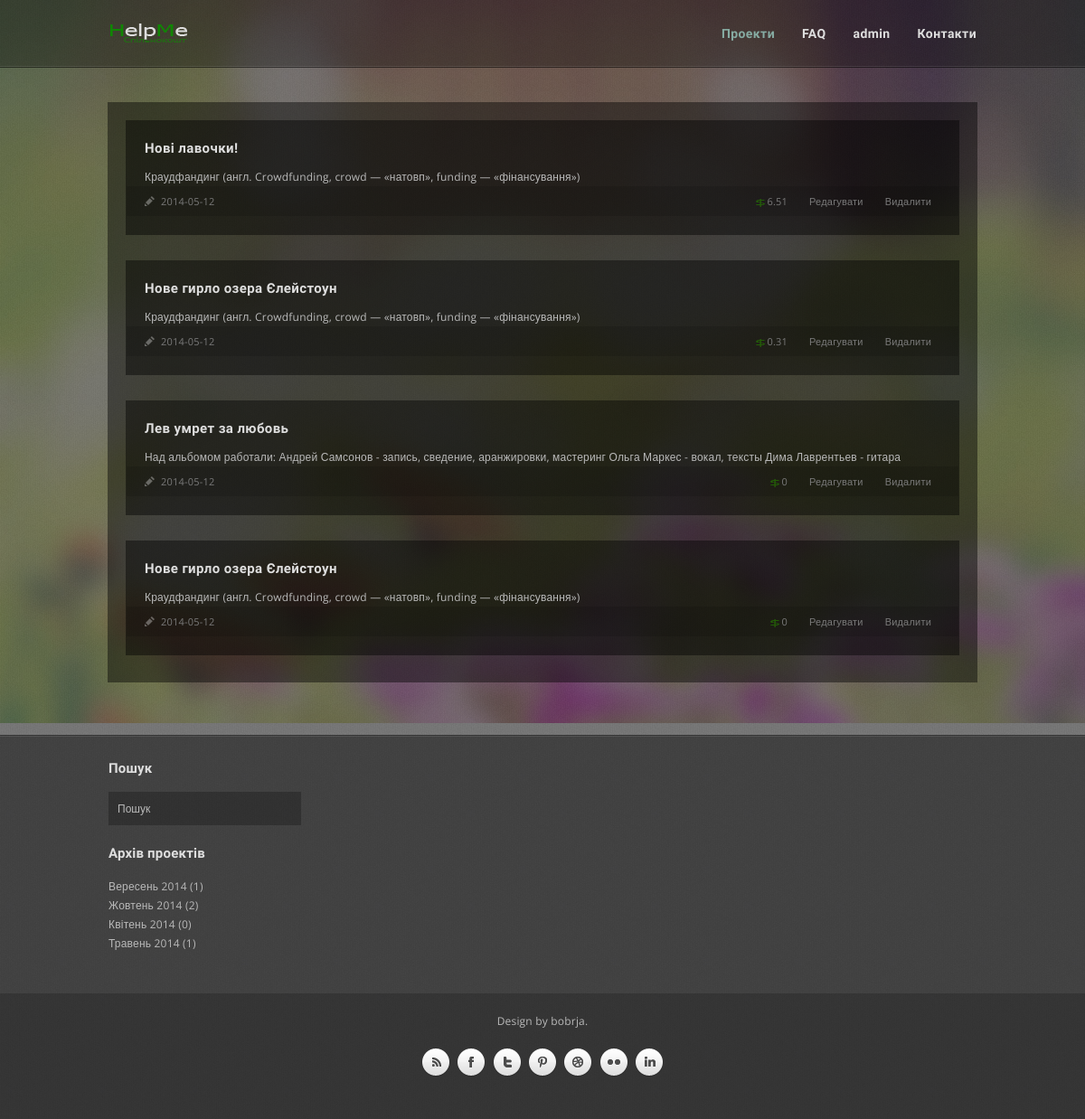
Screenshot of /helpme.if.ua/www/all-post.php (signed in) with the database file from the repository.
### tables this page shows
CREATE TABLE IF NOT EXISTS `projects` (
  `id` int(11) NOT NULL AUTO_INCREMENT,
  `name` varchar(250) NOT NULL,
  `shorttext` varchar(250) NOT NULL,
  `text` text NOT NULL,
  `money` double NOT NULL,
  `like` int(11) NOT NULL,
  `photo` text NOT NULL,
  `video` text NOT NULL,
  `audio` varchar(250) NOT NULL,
  `song` varchar(100) NOT NULL,
  `artist` varchar(100) NOT NULL,
  `album` varchar(100) NOT NULL,
  `date` date NOT NULL,
  `user_id` int(11) NOT NULL,
  PRIMARY KEY (`id`),
  KEY `user_id` (`user_id`),
  KEY `user_id_2` (`user_id`),
  KEY `user_id_3` (`user_id`)
);

### helpme.if.ua/www/php/look_my_projects.php (the view, shortened to what this page needs)
<?php
function look_my_projects(){
    $sql = "SELECT * FROM projects WHERE user_id ='".$_SESSION['id']."' ORDER BY date ASC";
    $result = mysql_query($sql);
    while ($row = mysql_fetch_array($result)){
        print "<div class='post format-standard box'><h2 class='title'>";
        print "<a href='post.php?id=".$row['id']."'>".$row['name'];
        print "</a></h2><p>".$row['shorttext']."</p>";
        print "<div class='details'>";
        print "<span class='icon-standard'><a href='#'>".$row['date']." </a></span>";
        print "<span class='delete'><a href='#'>Видалити</a></span>";
        print "<span class='edit'><a href='#'>Редагувати</a></span>";
        print "<span class='money'><a href='#' class='moneyThis'>".$row['money']."</a></span>";
        print "</div></div>";
    }
}

### helpme.if.ua/www/style.css (style rules this page uses)
html, body, div, span, applet, object, iframe, h1, h2, h3, h4, h5, h6, p, blockquote, pre, a, acronym, address, big, cite, code, del, dfn, em, font, img, ins, kbd, q, s, samp, small, strike, strong, tt, var, b, u, i, center, dl, dt, dd, ol, ul, li, fieldset, form, label, legend { margin:0; padding:0; border:0; outline:0; font-size:100%; vertical-align:baseline; background:transparent }
body { line-height:1 }
body { -webkit-font-smoothing: antialiased; -webkit-text-size-adjust: 100%; font-family: 'Open Sans', sans-serif; font-weight: 400; font-size: 12px; line-height: 21px; letter-spacing: 0.2px; color: #b9b9b9; }
p { margin-bottom: 20px }
a { color: #65817a; text-decoration: none; -webkit-transition: all 200ms ease-in; -o-transition: all 200ms ease-in; -moz-transition: all 200ms ease-in; }
h1, h2, h3, h4, h5, h6 { font-family: 'Open Sans Condensed', sans-serif; color: #dedede; margin-bottom: 20px; }
h2 { font-size: 22px; line-height: 24px; }
h2.title { font-size: 15px; letter-spacing: 0.4px; line-height: 21px; margin-bottom: 10px; }
h1.title a, h2.title a { color: #dedede }
.box { margin: 0 0 30px 0; background: rgba(0, 0, 0, 0.44); -webkit-box-shadow: 0px 0px 0px 1px rgba(0, 0, 0, 0.44); box-shadow: 0px 0px 0px 1px rgba(0, 0, 0, 0.44); padding: 20px; padding-bottom: 0; position: relative; overflow: hidden; -webkit-box-sizing: border-box; -moz-box-sizing: border-box; box-sizing: border-box; }
.post .details { background: rgba(0, 0, 0, 0.12); margin: 0 -20px; overflow: hidden; position: relative; padding: 0 20px; font-size: 11px; }
.post .details span { margin: 6px 0 0 0 }
.post .details, .post .details a { color: #797979 }
.post .details .money { background: transparent url(style/images/icon-money.png) no-repeat left 7px; float: right; position: relative; padding: 0 0 6px 14px; cursor: pointer; margin-right: 10px; }
.details .money { background: transparent url(style/images/icon-money.png) no-repeat left 4px; float: right; position: relative; padding: 0 0 6px 14px; cursor: pointer; margin-right: 10px; }
.post .details .edit { float: right; position: relative; padding: 0 0 6px 14px; cursor: pointer; margin-right: 10px; }
.post .details .delete { float: right; position: relative; padding: 0 0 6px 14px; cursor: pointer; margin-right: 10px; }
.icon-audio, .icon-chat, .icon-image, .icon-link, .icon-quote, .icon-standard, .icon-video { display: block; float: left; }
.icon-standard { background: transparent url(style/images/icon-standard.png) no-repeat left 5px; padding: 0 0 5px 18px; }
.single .post .details { margin-top: -20px; margin-bottom: 20px; }

### rows the page displays
projects: name "Нові лавочки!", shorttext "Краудфандинг (англ. Crowdfunding, crowd — «натовп», funding — «фінансування»)", date "2014-05-12", money "6.51"
projects: name "Нове гирло озера Єлейстоун", shorttext "Краудфандинг (англ. Crowdfunding, crowd — «натовп», funding — «фінансування»)", date "2014-05-12", money "0.31"
projects: name "Лев умрет за любовь", shorttext "Над альбомом работали: Андрей Самсонов - запись, сведение, аранжировки, мастеринг Ольга Маркес - вокал, тексты Дима Лаврентьев - гитара", date "2014-05-12", money "0"
projects: name "Нове гирло озера Єлейстоун", shorttext "Краудфандинг (англ. Crowdfunding, crowd — «натовп», funding — «фінансування»)", date "2014-05-12", money "0"

### other values shown
$login "admin"
